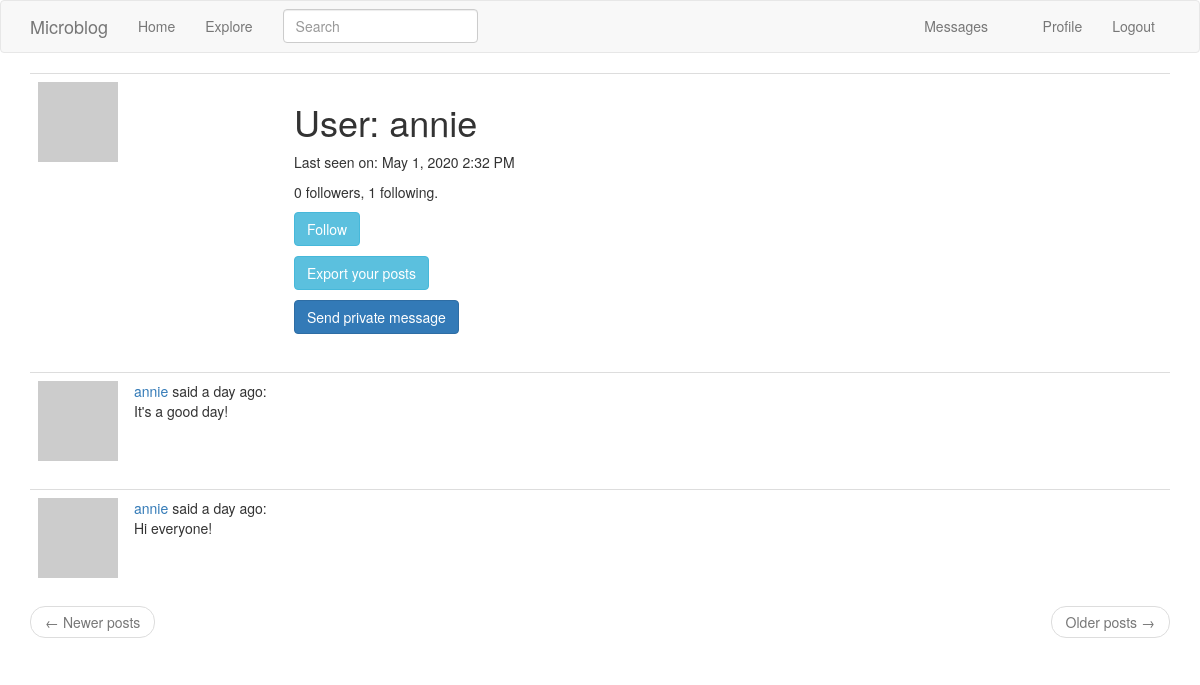
The app's page /user/annie (signed in), older data.
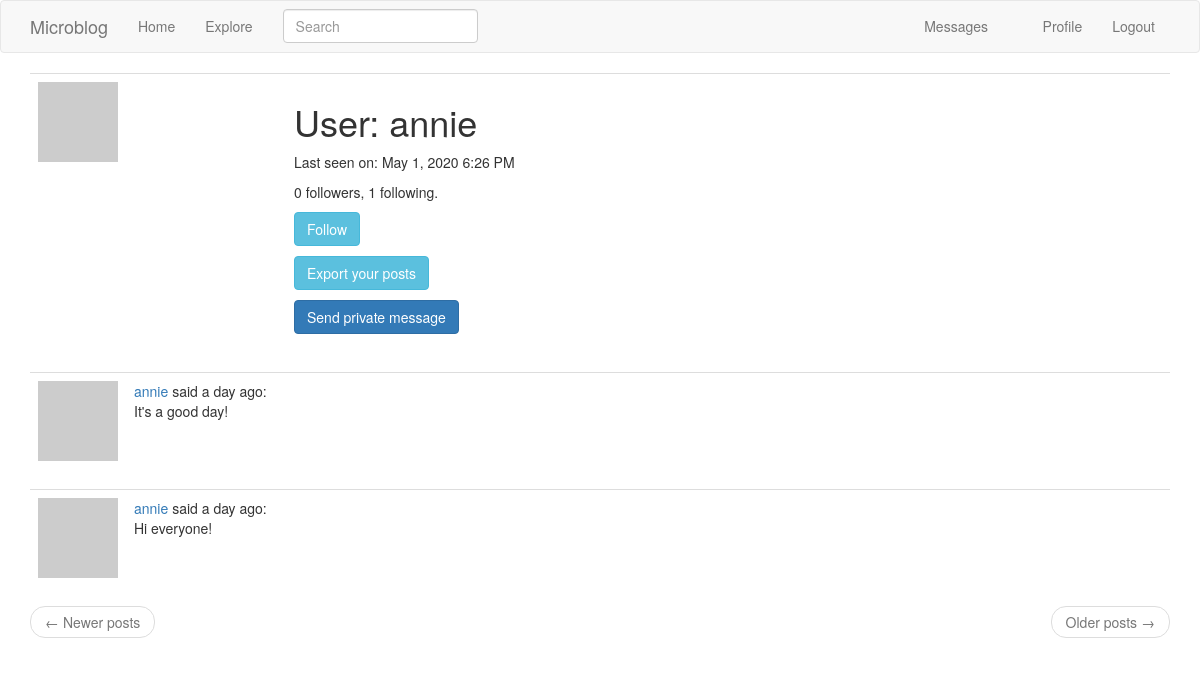
The same page, newer data.
### app/models.py (models this page shows, shortened)
class User(UserMixin, db.Model):
    id = db.Column(db.Integer, primary_key=True)
    username = db.Column(db.String(64), index=True, unique=True)
    email = db.Column(db.String(120), index=True, unique=True)
    password_hash = db.Column(db.String(128))
    about_me = db.Column(db.String(140))
    last_seen = db.Column(db.DateTime, default=dt.datetime.utcnow)
    last_message_read_time = db.Column(db.DateTime)
    posts = db.relationship("Post", backref="author", lazy="dynamic")
    followed = db.relationship(
        "User",
        secondary=followers,
        primaryjoin=(followers.c.follower_id == id),
        secondaryjoin=(followers.c.followed_id == id),
        backref=db.backref("followers", lazy="dynamic"),
        lazy="dynamic",
    )
    messages_sent = db.relationship(
        "Message", foreign_keys="Message.sender_id", backref="author", lazy="dynamic"
    )
    messages_received = db.relationship(
        "Message",
        foreign_keys="Message.recipient_id",
        backref="recipient",
        lazy="dynamic",
    )
    notifications = db.relationship("Notification", backref="user", lazy="dynamic")
    tasks = db.relationship("Task", backref="user", lazy="dynamic")
    def avatar(self, size):
        digest = md5(self.email.lower().encode("utf-8")).hexdigest()
        return "https://www.gravatar.com/avatar/{}?d=identicon&s={}".format(
            digest, size
        )
    def is_following(self, user: "User"):
        return self.followed.filter(followers.c.followed_id == user.id).count() > 0
    def new_messages(self):
        last_read_time = self.last_message_read_time or dt.datetime(1900, 1, 1)
        return (
            Message.query.filter_by(recipient=self)
            .filter(Message.timestamp > last_read_time)
            .count()
        )
    def get_tasks_in_progress(self):
        return Task.query.filter_by(user=self, complete=False).all()
    def get_task_in_progress(self, name):
        return Task.query.filter_by(name=name, user=self, complete=False).first()

### app/main/routes.py (the view)
@bp.route("/user/<username>")
@login_required
def user(username):
    user = User.query.filter_by(username=username).first_or_404()
    page = request.args.get("page", 1, type=int)
    posts = user.posts.order_by(Post.timestamp.desc()).paginate(
        page, current_app.config["POSTS_PER_PAGE"], False
    )
    next_url = (
        url_for("main.user", username=user.username, page=posts.next_num)
        if posts.has_next
        else None
    )
    prev_url = (
        url_for("main.user", username=user.username, page=posts.prev_num)
        if posts.has_prev
        else None
    )
    return render_template(
        "user.html", user=user, posts=posts.items, next_url=next_url, prev_url=prev_url
    )

### app/main/forms.py
class SearchForm(FlaskForm):
    q = StringField(_l("Search"), validators=[DataRequired()])
    def __init__(self, *args, **kwargs):
        if "formdata" not in kwargs:
            kwargs["formdata"] = request.args
        if "csrf_enabled" not in kwargs:
            kwargs["csrf_enabled"] = False
        super(SearchForm, self).__init__(*args, **kwargs)

### app/main/routes.py (called while the page is built)
@bp.before_app_request
def before_request():
    if current_user.is_authenticated:
        current_user.last_seen = datetime.utcnow()
        db.session.commit()
        g.search_form = SearchForm()
    g.locale = str(get_locale())

### app/models.py (called while the page is built)
@login_manager.user_loader
def load_user(id):
    return User.query.get(int(id))

    @classmethod
    def before_commit(cls, session):
        session._changes = {
            "add": list(session.new),
            "update": list(session.dirty),
            "delete": list(session.deleted),
        }

### app/templates/user.html (shortened to what this page needs)
{% extends "base.html" %}
{% block app_content %}
    <table class="table table-hover">
        <tr>
            <td width="256px"><img src="{{ user.avatar(256) }}"></td>
            <td>
                <h1>User: {{ user.username }}</h1>
                {% if user.last_seen %}
                    <p>Last seen on: {{ moment(user.last_seen).format('LLL') }}</p>
                {% endif %}
                <p>{{ user.followers.count() }} followers, {{ user.followed.count() }} following.</p>
                {% if user == current_user %}
                    <p><a class="btn btn-primary" href="{{ url_for('main.edit_profile') }}">Edit your profile</a></p>
                {% elif not current_user.is_following(user) %}
                    <p><a class="btn btn-info" href="{{ url_for('main.follow', username=user.username) }}">Follow</a></p>
                {% else %}
                    <p><a class="btn btn-warning" href="{{ url_for('main.unfollow', username=user.username) }}">Unfollow</a></p>
                {% endif %}
                {% if not current_user.get_task_in_progress('export_posts') %}
                    <p>
                        <a class="btn btn-info" href="{{ url_for('main.export_posts') }}">
                            {{ _('Export your posts') }}
                        </a>
                    </p>
                {% endif %}
                {% if user != current_user %}
                <p>
                    <a class="btn btn-primary" href="{{ url_for('main.send_message', recipient=user.username) }}">
                        {{ _('Send private message') }}
                    </a>
                </p>
                {% endif %}
            </td>
        </tr>
    </table>
    {% for post in posts %}
        {% include '_post.html' %}
    {% endfor %}
    <nav aria-label="...">
        <ul class="pager">
            <li class="previous{% if not prev_url %} disabled{% endif %}">
                <a href="{{ prev_url or '#' }}">
                    <span aria-hidden="true">&larr;</span> Newer posts
                </a>
            </li>
            <li class="next{% if not next_url %} disabled{% endif %}">
                <a href="{{ next_url or '#' }}">
                    Older posts <span aria-hidden="true">&rarr;</span>
                </a>
            </li>
        </ul>
    </nav>
{% endblock %}

Row changes from the older to the newer data that the page shows:
changed User "annie": last_seen "May 1, 2020 2:32 PM" → "May 1, 2020 6:26 PM"
